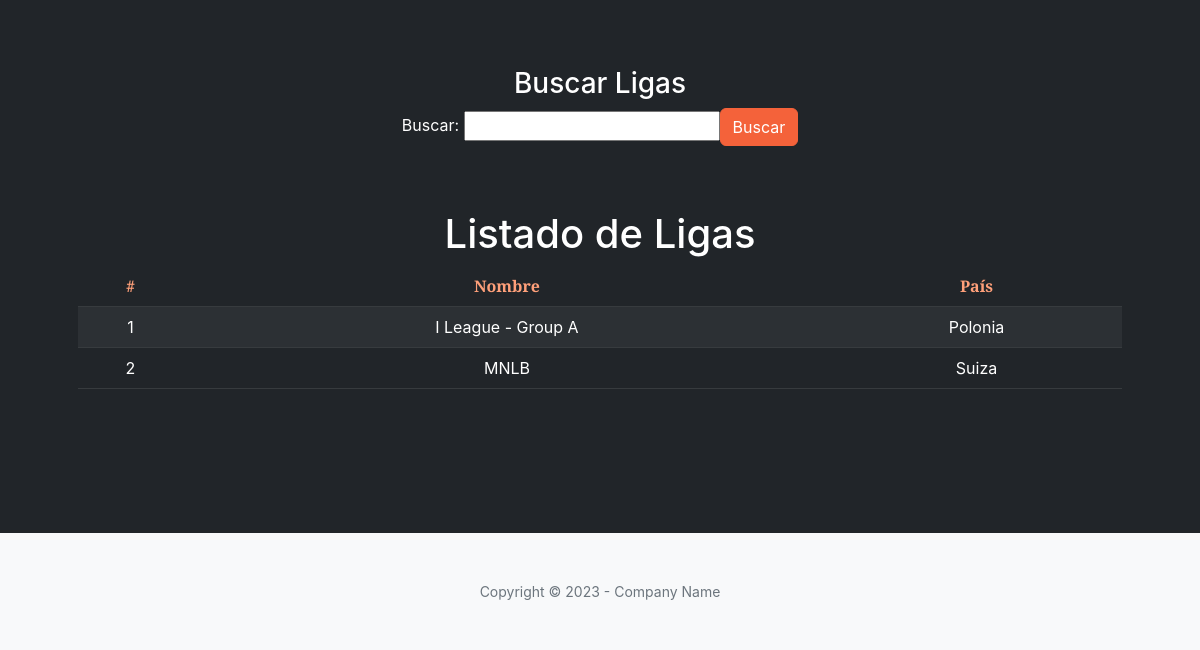
Page /ligas/ (lower part) on the earlier database version.
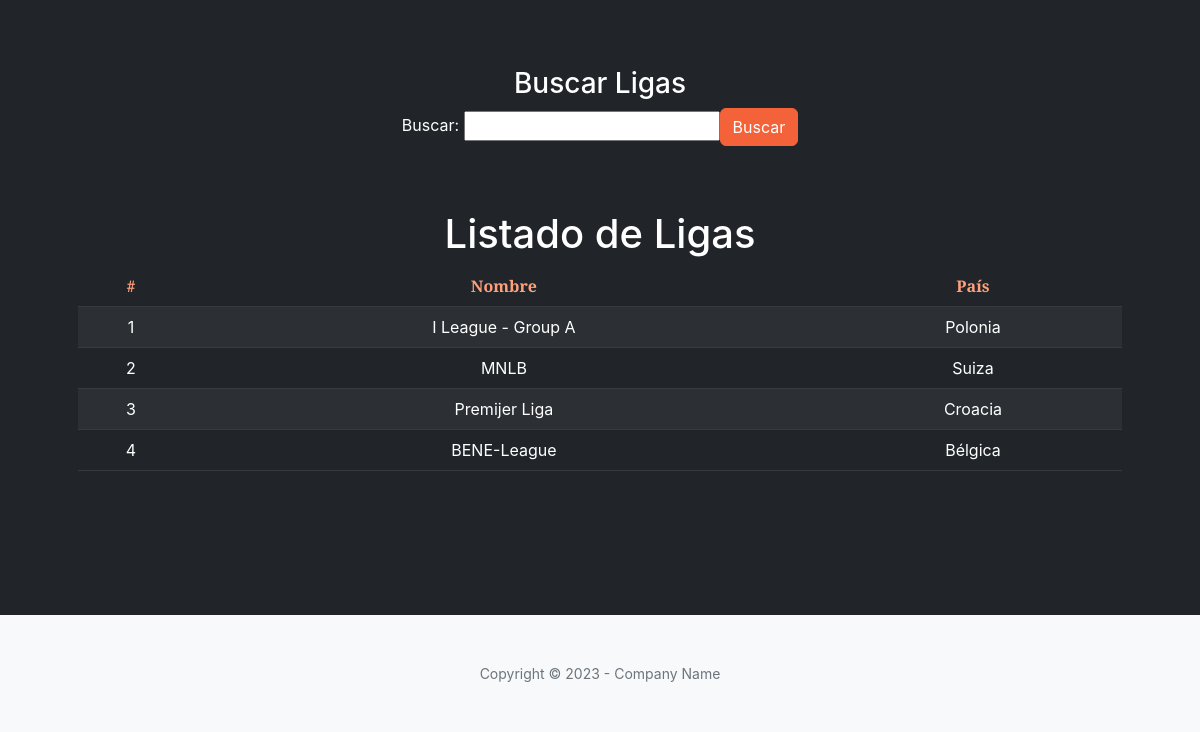
Same page on the later database version.
### handball_app/models.py (models this page shows, shortened)
class Liga(models.Model):
    nombre = models.CharField(max_length=255)
    pais = models.CharField(max_length=100)
    class Meta:
        verbose_name = 'Liga'
        verbose_name_plural = 'Ligas'

### handball_app/views.py (the view)
# urls.py: path('ligas/', LigasList.as_view(), name='ligas'),
class LigasList(ListView):
    model = Liga

### handball_app/templates/handball_app/liga_list.html (shortened to what this page needs)
{% extends 'handball_app/base.html' %}
{% load static %}
{% block datos %}
<h3>Buscar Ligas</h3>
<form action="/ligasBuscar" method="get">
    <p>Buscar: <input type="text" name="buscar", id="buscar"><input class="btn btn-primary" type="submit" value="Buscar"></p>
</form>
<br>
<br>
<h1>Listado de Ligas</h1>
<table class="table table-striped table-dark">
    <thead style="color:lightsalmon">
        <tr>
            <th scope="col">#</th>
            <th scope="col">Nombre</th>
            <th scope="col">País</th>
        </tr>
    </thead>
    <tbody>
    {% for l in liga_list %}
        <tr>
            <td>{{ l.id }}</td>
            <td>{{ l.nombre }}</td>
            <td>{{ l.pais }}</td>
        </tr>
    {% endfor %}
    </tbody>
</table>
{% endblock datos %}

Differences in the rows shown:
added Liga: id "3", nombre "Premijer Liga", pais "Croacia"
added Liga: id "4", nombre "BENE-League", pais "Bélgica"
